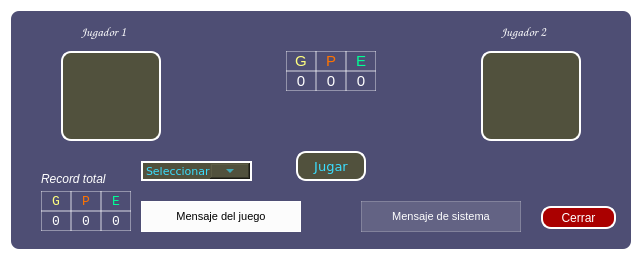
<?xml version="1.0" encoding="UTF-8"?>
<ui version="4.0">
 <class>Form1</class>
 <widget class="QWidget" name="Form1">
  <property name="geometry">
   <rect>
    <x>0</x>
    <y>0</y>
    <width>640</width>
    <height>260</height>
   </rect>
  </property>
  <property name="cursor">
   <cursorShape>ArrowCursor</cursorShape>
  </property>
  <property name="windowTitle">
   <string>Piedra, papel, tijeras</string>
  </property>
  <property name="styleSheet">
   <string notr="true">QWidget{
	background-color: white;
}</string>
  </property>
  <layout class="QVBoxLayout" name="verticalLayout">
   <property name="spacing">
    <number>6</number>
   </property>
   <property name="rightMargin">
    <number>9</number>
   </property>
   <item>
    <widget class="QFrame" name="frame">
     <property name="styleSheet">
      <string notr="true">QFrame{
	background-color: rgb(78, 78, 116);
	border-radius: 8px;
}</string>
     </property>
     <property name="frameShape">
      <enum>QFrame::StyledPanel</enum>
     </property>
     <property name="frameShadow">
      <enum>QFrame::Raised</enum>
     </property>
     <widget class="QComboBox" name="opciones_CB">
      <property name="enabled">
       <bool>true</bool>
      </property>
      <property name="geometry">
       <rect>
        <x>130</x>
        <y>150</y>
        <width>121</width>
        <height>20</height>
       </rect>
      </property>
      <property name="sizePolicy">
       <sizepolicy hsizetype="Fixed" vsizetype="Fixed">
        <horstretch>0</horstretch>
        <verstretch>0</verstretch>
       </sizepolicy>
      </property>
      <property name="minimumSize">
       <size>
        <width>82</width>
        <height>0</height>
       </size>
      </property>
      <property name="baseSize">
       <size>
        <width>399</width>
        <height>240</height>
       </size>
      </property>
      <property name="palette">
       <palette>
        <active>
         <colorrole role="WindowText">
          <brush brushstyle="SolidPattern">
           <color alpha="255">
            <red>58</red>
            <green>222</green>
            <blue>255</blue>
           </color>
          </brush>
         </colorrole>
         <colorrole role="Button">
          <brush brushstyle="SolidPattern">
           <color alpha="255">
            <red>104</red>
            <green>104</green>
            <blue>78</blue>
           </color>
          </brush>
         </colorrole>
         <colorrole role="Text">
          <brush brushstyle="SolidPattern">
           <color alpha="255">
            <red>58</red>
            <green>222</green>
            <blue>255</blue>
           </color>
          </brush>
         </colorrole>
         <colorrole role="ButtonText">
          <brush brushstyle="SolidPattern">
           <color alpha="255">
            <red>58</red>
            <green>222</green>
            <blue>255</blue>
           </color>
          </brush>
         </colorrole>
         <colorrole role="Base">
          <brush brushstyle="SolidPattern">
           <color alpha="255">
            <red>104</red>
            <green>104</green>
            <blue>78</blue>
           </color>
          </brush>
         </colorrole>
         <colorrole role="Window">
          <brush brushstyle="SolidPattern">
           <color alpha="255">
            <red>104</red>
            <green>104</green>
            <blue>78</blue>
           </color>
          </brush>
         </colorrole>
         <colorrole role="PlaceholderText">
          <brush brushstyle="NoBrush">
           <color alpha="128">
            <red>58</red>
            <green>222</green>
            <blue>255</blue>
           </color>
          </brush>
         </colorrole>
        </active>
        <inactive>
         <colorrole role="WindowText">
          <brush brushstyle="SolidPattern">
           <color alpha="255">
            <red>58</red>
            <green>222</green>
            <blue>255</blue>
           </color>
          </brush>
         </colorrole>
         <colorrole role="Button">
          <brush brushstyle="SolidPattern">
           <color alpha="255">
            <red>81</red>
            <green>81</green>
            <blue>61</blue>
           </color>
          </brush>
         </colorrole>
         <colorrole role="Text">
          <brush brushstyle="SolidPattern">
           <color alpha="255">
            <red>58</red>
            <green>222</green>
            <blue>255</blue>
           </color>
          </brush>
         </colorrole>
         <colorrole role="ButtonText">
          <brush brushstyle="SolidPattern">
           <color alpha="255">
            <red>58</red>
            <green>222</green>
            <blue>255</blue>
           </color>
          </brush>
         </colorrole>
         <colorrole role="Base">
          <brush brushstyle="SolidPattern">
           <color alpha="255">
            <red>81</red>
            <green>81</green>
            <blue>61</blue>
           </color>
          </brush>
         </colorrole>
         <colorrole role="Window">
          <brush brushstyle="SolidPattern">
           <color alpha="255">
            <red>81</red>
            <green>81</green>
            <blue>61</blue>
           </color>
          </brush>
         </colorrole>
         <colorrole role="PlaceholderText">
          <brush brushstyle="NoBrush">
           <color alpha="128">
            <red>58</red>
            <green>222</green>
            <blue>255</blue>
           </color>
          </brush>
         </colorrole>
        </inactive>
        <disabled>
         <colorrole role="WindowText">
          <brush brushstyle="SolidPattern">
           <color alpha="255">
            <red>58</red>
            <green>222</green>
            <blue>255</blue>
           </color>
          </brush>
         </colorrole>
         <colorrole role="Button">
          <brush brushstyle="SolidPattern">
           <color alpha="255">
            <red>81</red>
            <green>81</green>
            <blue>61</blue>
           </color>
          </brush>
         </colorrole>
         <colorrole role="Text">
          <brush brushstyle="SolidPattern">
           <color alpha="255">
            <red>58</red>
            <green>222</green>
            <blue>255</blue>
           </color>
          </brush>
         </colorrole>
         <colorrole role="ButtonText">
          <brush brushstyle="SolidPattern">
           <color alpha="255">
            <red>58</red>
            <green>222</green>
            <blue>255</blue>
           </color>
          </brush>
         </colorrole>
         <colorrole role="Base">
          <brush brushstyle="SolidPattern">
           <color alpha="255">
            <red>81</red>
            <green>81</green>
            <blue>61</blue>
           </color>
          </brush>
         </colorrole>
         <colorrole role="Window">
          <brush brushstyle="SolidPattern">
           <color alpha="255">
            <red>81</red>
            <green>81</green>
            <blue>61</blue>
           </color>
          </brush>
         </colorrole>
         <colorrole role="PlaceholderText">
          <brush brushstyle="NoBrush">
           <color alpha="128">
            <red>58</red>
            <green>222</green>
            <blue>255</blue>
           </color>
          </brush>
         </colorrole>
        </disabled>
       </palette>
      </property>
      <property name="font">
       <font>
        <family>Verdana</family>
        <pointsize>8</pointsize>
        <weight>50</weight>
        <italic>false</italic>
        <bold>false</bold>
       </font>
      </property>
      <property name="cursor">
       <cursorShape>PointingHandCursor</cursorShape>
      </property>
      <property name="layoutDirection">
       <enum>Qt::LeftToRight</enum>
      </property>
      <property name="styleSheet">
       <string notr="true">QComboBox {
    border: 2px solid rgb(255, 255, 255);
	border-radius: 1 px;
	font: 8pt &quot;Verdana&quot;;
	color: rgb(58, 222, 255);
    min-width: 6em;
}

QComboBox QAbstractItemView {
    selection-background-color: rgba(88, 66, 255, 160);
	color: white;
}

QComboBox:editable {
    background-color: rgb(104, 104, 78);
}

QComboBox:!editable, QComboBox::drop-down:editable {
	 background-color: rgb(81, 81, 61);
}

/* QComboBox gets the &quot;on&quot; state when the popup is open */
QComboBox:!editable:on, QComboBox::drop-down:editable:on {
    background: qlineargradient(x1: 0, y1: 0, x2: 0, y2: 1,
                                stop: 0 rgb(104, 104, 78), stop: 0.4 rgb(104, 104, 78),
                                stop: 0.5 rgb(120, 104, 78), stop: 1.0  rgb(104, 104, 78) );
}

QComboBox::drop-down {
    width: 40px;
}


QComboBox::down-arrow {
    image: url(:/prefijoNuevo/icons8-abajo-100.png) ;
}

QComboBox::down-arrow:pressed { /* shift the arrow when popup is open */
    position: relative;
    top: 1px;
    left: 1px;
}</string>
      </property>
      <property name="editable">
       <bool>false</bool>
      </property>
      <property name="sizeAdjustPolicy">
       <enum>QComboBox::AdjustToContents</enum>
      </property>
      <property name="iconSize">
       <size>
        <width>0</width>
        <height>0</height>
       </size>
      </property>
      <property name="frame">
       <bool>true</bool>
      </property>
      <item>
       <property name="text">
        <string>Seleccionar</string>
       </property>
      </item>
      <item>
       <property name="text">
        <string>Piedra</string>
       </property>
      </item>
      <item>
       <property name="text">
        <string>Papel</string>
       </property>
      </item>
      <item>
       <property name="text">
        <string>Tijeras</string>
       </property>
      </item>
     </widget>
     <widget class="QLabel" name="label_2">
      <property name="geometry">
       <rect>
        <x>70</x>
        <y>10</y>
        <width>65</width>
        <height>21</height>
       </rect>
      </property>
      <property name="font">
       <font>
        <family>Comic Sans MS</family>
        <pointsize>10</pointsize>
       </font>
      </property>
      <property name="styleSheet">
       <string notr="true">QLabel{
	color: white;
}</string>
      </property>
      <property name="text">
       <string>Jugador 1</string>
      </property>
      <property name="textFormat">
       <enum>Qt::AutoText</enum>
      </property>
     </widget>
     <widget class="QLabel" name="label">
      <property name="geometry">
       <rect>
        <x>490</x>
        <y>10</y>
        <width>65</width>
        <height>21</height>
       </rect>
      </property>
      <property name="sizePolicy">
       <sizepolicy hsizetype="MinimumExpanding" vsizetype="Preferred">
        <horstretch>0</horstretch>
        <verstretch>0</verstretch>
       </sizepolicy>
      </property>
      <property name="font">
       <font>
        <family>Comic Sans MS</family>
        <pointsize>10</pointsize>
       </font>
      </property>
      <property name="styleSheet">
       <string notr="true">QLabel{
	color: white;
}</string>
      </property>
      <property name="text">
       <string>Jugador 2</string>
      </property>
     </widget>
     <widget class="QPushButton" name="cerrar_PB">
      <property name="geometry">
       <rect>
        <x>530</x>
        <y>195</y>
        <width>75</width>
        <height>23</height>
       </rect>
      </property>
      <property name="cursor">
       <cursorShape>PointingHandCursor</cursorShape>
      </property>
      <property name="autoFillBackground">
       <bool>false</bool>
      </property>
      <property name="styleSheet">
       <string notr="true">QPushButton{
	border: 2px solid rgb(255, 255, 255);
	border-radius: 10px;
	background-color: rgb(170, 0, 0);
	font: 10pt &quot;Verdana&quot;;
	color: white;
}

QPushButton:hover {
    background-color: qlineargradient(x1: 0, y1: 0, x2: 0, y2: 1,
                                      stop: 0 rgb(255, 85, 0), stop: 1 rgb(255, 85, 0) );
}</string>
      </property>
      <property name="text">
       <string>Cerrar</string>
      </property>
      <property name="autoDefault">
       <bool>false</bool>
      </property>
      <property name="default">
       <bool>false</bool>
      </property>
      <property name="flat">
       <bool>false</bool>
      </property>
     </widget>
     <widget class="QPushButton" name="jugar_PB">
      <property name="geometry">
       <rect>
        <x>285</x>
        <y>140</y>
        <width>70</width>
        <height>30</height>
       </rect>
      </property>
      <property name="font">
       <font>
        <family>Verdana</family>
        <pointsize>10</pointsize>
        <weight>50</weight>
        <italic>false</italic>
        <bold>false</bold>
       </font>
      </property>
      <property name="cursor">
       <cursorShape>PointingHandCursor</cursorShape>
      </property>
      <property name="styleSheet">
       <string notr="true">QPushButton{
	border: 2px solid rgb(255, 255, 255);
	border-radius: 10px;
	background-color: rgb(81, 81, 61);
	font: 10pt &quot;Verdana&quot;;
	color: rgb(58, 222, 255);
}

QPushButton:pressed {
    background-color: qlineargradient(x1: 0, y1: 0, x2: 0, y2: 1,
                                      stop: 0 rgb(104, 104, 78), stop: 1 rgb(104, 104, 78) );
}


</string>
      </property>
      <property name="text">
       <string>Jugar</string>
      </property>
     </widget>
     <widget class="QLabel" name="msjSys_LB">
      <property name="geometry">
       <rect>
        <x>350</x>
        <y>190</y>
        <width>160</width>
        <height>31</height>
       </rect>
      </property>
      <property name="font">
       <font>
        <family>Segoe UI</family>
        <pointsize>8</pointsize>
        <weight>50</weight>
        <italic>false</italic>
        <bold>false</bold>
        <kerning>true</kerning>
       </font>
      </property>
      <property name="autoFillBackground">
       <bool>false</bool>
      </property>
      <property name="styleSheet">
       <string notr="true">QLabel {
	color: white;
	border: 1px solid rgba(255, 255, 255, 50);
	border-radius: 100%;
	background-color: rgba(255, 255, 255, 30);
}</string>
      </property>
      <property name="frameShape">
       <enum>QFrame::StyledPanel</enum>
      </property>
      <property name="frameShadow">
       <enum>QFrame::Plain</enum>
      </property>
      <property name="lineWidth">
       <number>1</number>
      </property>
      <property name="text">
       <string>Mensaje de sistema</string>
      </property>
      <property name="textFormat">
       <enum>Qt::MarkdownText</enum>
      </property>
      <property name="scaledContents">
       <bool>false</bool>
      </property>
      <property name="alignment">
       <set>Qt::AlignCenter</set>
      </property>
      <property name="wordWrap">
       <bool>true</bool>
      </property>
      <property name="indent">
       <number>-1</number>
      </property>
     </widget>
     <widget class="QLabel" name="opcU2_LB">
      <property name="geometry">
       <rect>
        <x>470</x>
        <y>40</y>
        <width>100</width>
        <height>90</height>
       </rect>
      </property>
      <property name="whatsThis">
       <string/>
      </property>
      <property name="styleSheet">
       <string notr="true">QLabel{
	border: 2px outset white;
	border-radius: 10px;
	background-color: rgb(81, 81, 61);
}</string>
      </property>
      <property name="frameShape">
       <enum>QFrame::NoFrame</enum>
      </property>
      <property name="text">
       <string/>
      </property>
      <property name="pixmap">
       <pixmap resource="../../Cosas QT/prueba.qrc">:/prefijoNuevo/icons8-wait-64 (1).png</pixmap>
      </property>
      <property name="scaledContents">
       <bool>true</bool>
      </property>
     </widget>
     <widget class="QLabel" name="label_8">
      <property name="geometry">
       <rect>
        <x>305</x>
        <y>40</y>
        <width>30</width>
        <height>20</height>
       </rect>
      </property>
      <property name="font">
       <font>
        <pointsize>11</pointsize>
       </font>
      </property>
      <property name="styleSheet">
       <string notr="true">QLabel{
	color: rgb(255, 115, 0);
    border: 1px solid rgba(255, 255, 255, 100);
	border-radius: 100px;
}

/*rgb(255, 119, 0)*/</string>
      </property>
      <property name="text">
       <string>P</string>
      </property>
      <property name="alignment">
       <set>Qt::AlignCenter</set>
      </property>
     </widget>
     <widget class="QLabel" name="label_12">
      <property name="geometry">
       <rect>
        <x>275</x>
        <y>40</y>
        <width>30</width>
        <height>20</height>
       </rect>
      </property>
      <property name="font">
       <font>
        <pointsize>11</pointsize>
       </font>
      </property>
      <property name="layoutDirection">
       <enum>Qt::LeftToRight</enum>
      </property>
      <property name="styleSheet">
       <string notr="true">QLabel{
	color: rgb(255, 255, 127);
    border: 1px solid rgba(255, 255, 255, 100);
	border-radius: 100px;
}</string>
      </property>
      <property name="text">
       <string>G</string>
      </property>
      <property name="alignment">
       <set>Qt::AlignCenter</set>
      </property>
     </widget>
     <widget class="QLabel" name="cantGS_LB">
      <property name="geometry">
       <rect>
        <x>275</x>
        <y>60</y>
        <width>30</width>
        <height>20</height>
       </rect>
      </property>
      <property name="font">
       <font>
        <pointsize>11</pointsize>
       </font>
      </property>
      <property name="styleSheet">
       <string notr="true">QLabel{
	color: white;
	border: 1px solid rgba(255, 255, 255, 100);
	border-radius: 100px;
}</string>
      </property>
      <property name="text">
       <string>0</string>
      </property>
      <property name="alignment">
       <set>Qt::AlignCenter</set>
      </property>
     </widget>
     <widget class="QLabel" name="cantPS_LB">
      <property name="geometry">
       <rect>
        <x>305</x>
        <y>60</y>
        <width>30</width>
        <height>20</height>
       </rect>
      </property>
      <property name="font">
       <font>
        <pointsize>11</pointsize>
       </font>
      </property>
      <property name="styleSheet">
       <string notr="true">QLabel{
	color: white;
    border: 1px solid rgba(255, 255, 255, 100);
	border-radius: 100px;
}</string>
      </property>
      <property name="text">
       <string>0</string>
      </property>
      <property name="alignment">
       <set>Qt::AlignCenter</set>
      </property>
     </widget>
     <widget class="QLabel" name="label_15">
      <property name="geometry">
       <rect>
        <x>335</x>
        <y>40</y>
        <width>30</width>
        <height>20</height>
       </rect>
      </property>
      <property name="font">
       <font>
        <pointsize>11</pointsize>
       </font>
      </property>
      <property name="styleSheet">
       <string notr="true">QLabel{
	color: rgb(0, 255, 149);
	border: 1px solid rgba(255, 255, 255, 100);
	border-radius: 100px;
}</string>
      </property>
      <property name="text">
       <string>E</string>
      </property>
      <property name="alignment">
       <set>Qt::AlignCenter</set>
      </property>
     </widget>
     <widget class="QLabel" name="cantES_LB">
      <property name="geometry">
       <rect>
        <x>335</x>
        <y>60</y>
        <width>30</width>
        <height>20</height>
       </rect>
      </property>
      <property name="font">
       <font>
        <pointsize>11</pointsize>
       </font>
      </property>
      <property name="styleSheet">
       <string notr="true">QLabel{
	color: white;
    border: 1px solid rgba(255, 255, 255, 100);
	border-radius: 100px;
}</string>
      </property>
      <property name="text">
       <string>0</string>
      </property>
      <property name="alignment">
       <set>Qt::AlignCenter</set>
      </property>
     </widget>
     <widget class="QLabel" name="label_17">
      <property name="geometry">
       <rect>
        <x>30</x>
        <y>180</y>
        <width>30</width>
        <height>20</height>
       </rect>
      </property>
      <property name="font">
       <font>
        <family>Consolas</family>
        <pointsize>10</pointsize>
       </font>
      </property>
      <property name="layoutDirection">
       <enum>Qt::LeftToRight</enum>
      </property>
      <property name="styleSheet">
       <string notr="true">QLabel{
	color: rgb(255, 255, 127);
    border: 1px solid rgba(255, 255, 255, 100);
	border-radius: 100px;
}</string>
      </property>
      <property name="text">
       <string>G</string>
      </property>
      <property name="alignment">
       <set>Qt::AlignCenter</set>
      </property>
     </widget>
     <widget class="QLabel" name="cantPLoc_LB">
      <property name="geometry">
       <rect>
        <x>60</x>
        <y>200</y>
        <width>30</width>
        <height>20</height>
       </rect>
      </property>
      <property name="font">
       <font>
        <family>Consolas</family>
        <pointsize>10</pointsize>
       </font>
      </property>
      <property name="styleSheet">
       <string notr="true">QLabel{
	color: white;
    border: 1px solid rgba(255, 255, 255, 100);
	border-radius: 100px;
}</string>
      </property>
      <property name="text">
       <string>0</string>
      </property>
      <property name="alignment">
       <set>Qt::AlignCenter</set>
      </property>
     </widget>
     <widget class="QLabel" name="label_9">
      <property name="geometry">
       <rect>
        <x>60</x>
        <y>180</y>
        <width>30</width>
        <height>20</height>
       </rect>
      </property>
      <property name="font">
       <font>
        <family>Consolas</family>
        <pointsize>10</pointsize>
       </font>
      </property>
      <property name="styleSheet">
       <string notr="true">QLabel{
	color: rgb(255, 115, 0);
    border: 1px solid rgba(255, 255, 255, 100);
	border-radius: 100px;
}

/*rgb(255, 119, 0)*/</string>
      </property>
      <property name="text">
       <string>P</string>
      </property>
      <property name="alignment">
       <set>Qt::AlignCenter</set>
      </property>
     </widget>
     <widget class="QLabel" name="cantELoc_LB">
      <property name="geometry">
       <rect>
        <x>90</x>
        <y>200</y>
        <width>30</width>
        <height>20</height>
       </rect>
      </property>
      <property name="font">
       <font>
        <family>Consolas</family>
        <pointsize>10</pointsize>
       </font>
      </property>
      <property name="styleSheet">
       <string notr="true">QLabel{
	color: white;
    border: 1px solid rgba(255, 255, 255, 100);
	border-radius: 100px;
}</string>
      </property>
      <property name="text">
       <string>0</string>
      </property>
      <property name="alignment">
       <set>Qt::AlignCenter</set>
      </property>
     </widget>
     <widget class="QLabel" name="label_20">
      <property name="geometry">
       <rect>
        <x>90</x>
        <y>180</y>
        <width>30</width>
        <height>20</height>
       </rect>
      </property>
      <property name="font">
       <font>
        <family>Consolas</family>
        <pointsize>10</pointsize>
       </font>
      </property>
      <property name="styleSheet">
       <string notr="true">QLabel{
	color: rgb(0, 255, 149);
	border: 1px solid rgba(255, 255, 255, 100);
	border-radius: 100px;
}</string>
      </property>
      <property name="text">
       <string>E</string>
      </property>
      <property name="alignment">
       <set>Qt::AlignCenter</set>
      </property>
     </widget>
     <widget class="QLabel" name="cantGLoc_LB">
      <property name="geometry">
       <rect>
        <x>30</x>
        <y>200</y>
        <width>30</width>
        <height>20</height>
       </rect>
      </property>
      <property name="font">
       <font>
        <family>Consolas</family>
        <pointsize>10</pointsize>
       </font>
      </property>
      <property name="styleSheet">
       <string notr="true">QLabel{
	color: white;
	border: 1px solid rgba(255, 255, 255, 100);
	border-radius: 100px;
}</string>
      </property>
      <property name="text">
       <string>0</string>
      </property>
      <property name="alignment">
       <set>Qt::AlignCenter</set>
      </property>
     </widget>
     <widget class="QLabel" name="msjGame_LB">
      <property name="geometry">
       <rect>
        <x>130</x>
        <y>190</y>
        <width>160</width>
        <height>31</height>
       </rect>
      </property>
      <property name="font">
       <font>
        <family>Segoe UI</family>
        <pointsize>8</pointsize>
        <weight>50</weight>
        <italic>false</italic>
        <bold>false</bold>
        <kerning>true</kerning>
       </font>
      </property>
      <property name="autoFillBackground">
       <bool>false</bool>
      </property>
      <property name="styleSheet">
       <string notr="true">QLabel {
	color: black;
	border: 1px solid white;
	border-radius: 100%;
	background-color: rgba(255, 255, 255, 250);
}</string>
      </property>
      <property name="frameShape">
       <enum>QFrame::StyledPanel</enum>
      </property>
      <property name="frameShadow">
       <enum>QFrame::Plain</enum>
      </property>
      <property name="lineWidth">
       <number>1</number>
      </property>
      <property name="text">
       <string>Mensaje del juego</string>
      </property>
      <property name="scaledContents">
       <bool>false</bool>
      </property>
      <property name="alignment">
       <set>Qt::AlignCenter</set>
      </property>
      <property name="wordWrap">
       <bool>false</bool>
      </property>
      <property name="indent">
       <number>-1</number>
      </property>
     </widget>
     <widget class="QLabel" name="label_6">
      <property name="geometry">
       <rect>
        <x>30</x>
        <y>160</y>
        <width>91</width>
        <height>16</height>
       </rect>
      </property>
      <property name="font">
       <font>
        <pointsize>9</pointsize>
        <italic>true</italic>
       </font>
      </property>
      <property name="styleSheet">
       <string notr="true">QLabel{
	color: white;

}</string>
      </property>
      <property name="text">
       <string>Record total</string>
      </property>
     </widget>
     <widget class="QLabel" name="opcU1_LB">
      <property name="geometry">
       <rect>
        <x>50</x>
        <y>40</y>
        <width>100</width>
        <height>90</height>
       </rect>
      </property>
      <property name="whatsThis">
       <string/>
      </property>
      <property name="styleSheet">
       <string notr="true">QLabel{
	border: 2px outset white;
	border-radius: 10px;
	background-color: rgb(81, 81, 61);
}</string>
      </property>
      <property name="frameShape">
       <enum>QFrame::NoFrame</enum>
      </property>
      <property name="text">
       <string/>
      </property>
      <property name="pixmap">
       <pixmap resource="../../Cosas QT/prueba.qrc">:/prefijoNuevo/icons8-wait-64 (1).png</pixmap>
      </property>
      <property name="scaledContents">
       <bool>true</bool>
      </property>
     </widget>
    </widget>
   </item>
  </layout>
 </widget>
 <resources>
  <include location="../../Cosas QT/prueba.qrc"/>
 </resources>
 <connections/>
</ui>
